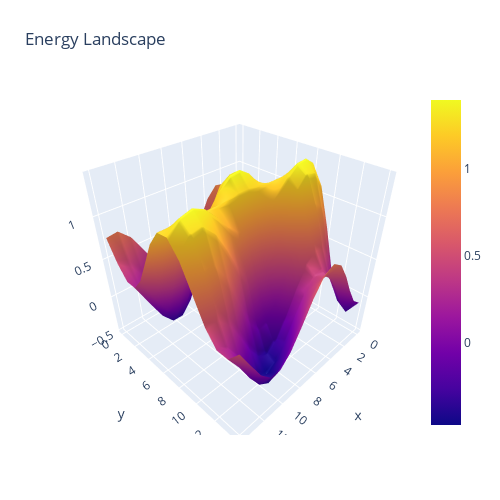

Notebook cell for this chart:
### Code cell
fig = go.Figure(data=[go.Surface(z=landscape)])

fig.update_layout(title='Energy Landscape', autosize=False,
                  width=500, height=500,
                  margin=dict(l=65, r=50, b=65, t=90))

fig.show()

### Figure 1 — Plotly figure (JSON) as saved in the notebook; plotly's stock layout.template omitted (floating-point values rounded to 4 significant figures; data arrays with more than 128 entries replaced by an {"elided": "..."} marker saying what was removed)
{"data": [{"type": "surface", "z": {"elided": "15x15 float values"}}], "layout": {"autosize": false, "height": 500, "margin": {"b": 65, "l": 65, "r": 50, "t": 90}, "title": {"text": "Energy Landscape"}, "width": 500}}
